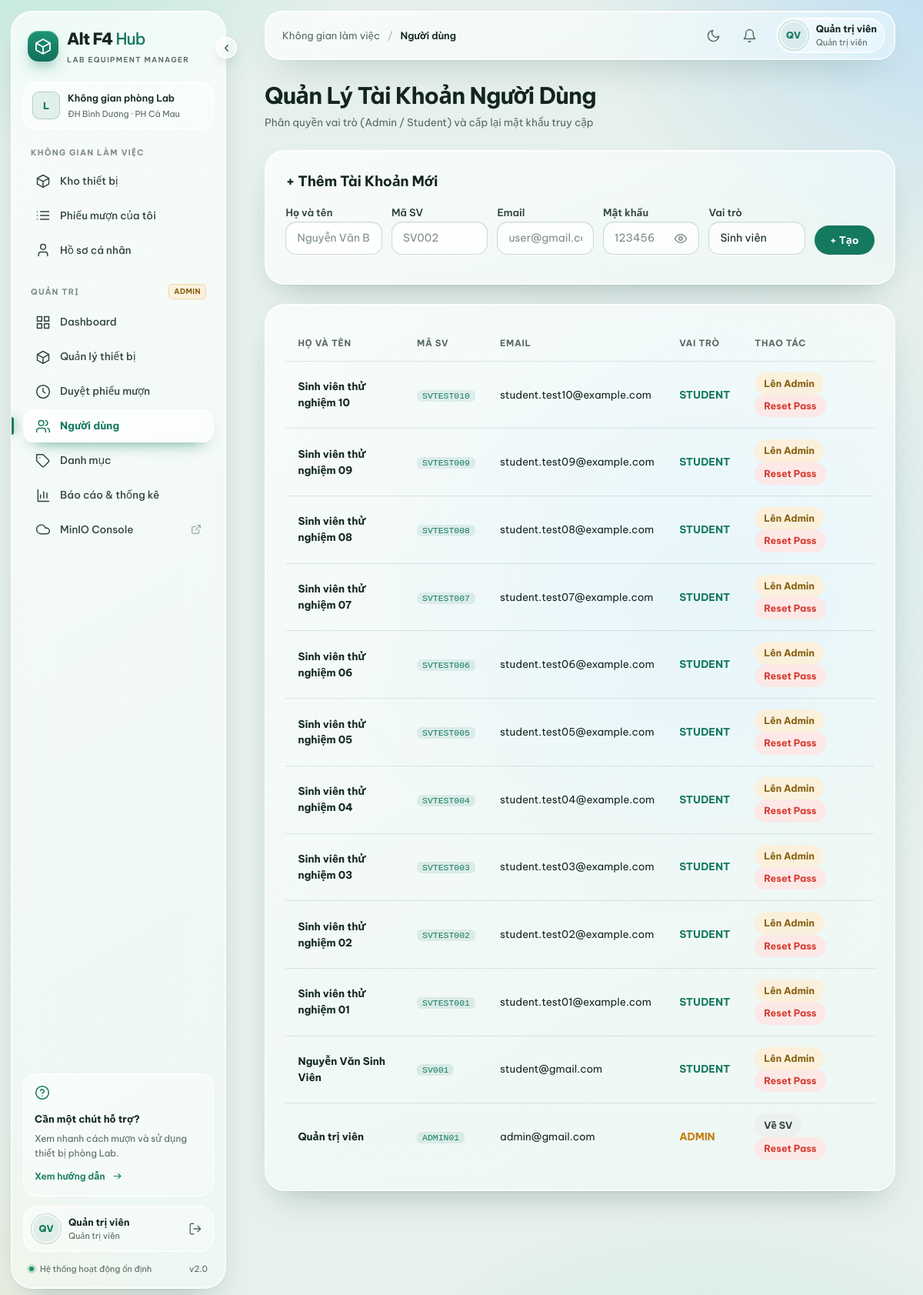
The page /admin/users.php (signed in) on the database its author committed.
### tables this page shows
CREATE TABLE IF NOT EXISTS users (
    id INT AUTO_INCREMENT PRIMARY KEY,
    fullname VARCHAR(100) NOT NULL,
    student_code VARCHAR(20) UNIQUE,
    email VARCHAR(100) UNIQUE NOT NULL,
    password VARCHAR(255) NOT NULL,
    role ENUM('admin', 'student') DEFAULT 'student',
    created_at TIMESTAMP DEFAULT CURRENT_TIMESTAMP
);

### src/admin/users.php (the view, shortened to what this page needs)
<?php
require_once '../config.php';
$users = $pdo->query("SELECT * FROM users ORDER BY id DESC")->fetchAll();
?>
<!DOCTYPE html>
<html lang="vi">
<head>
    <?php include __DIR__ . '/../head.php'; ?>
</head>
<body>
<?php include __DIR__ . '/../navbar.php'; ?>
<main class="container">
    <div style="margin-bottom: 25px;">
        <h1 style="font-size: 2rem; font-weight: 800; margin: 0;">Quản Lý Tài Khoản Người Dùng</h1>
        <p style="color: #64748B; margin: 6px 0 0;">Phân quyền vai trò (Admin / Student) và cấp lại mật khẩu truy cập</p>
    </div>
    <div class="glass-box">
        <h3 style="margin-top: 0; font-size: 1.15rem; font-weight: 700; margin-bottom: 15px;">+ Thêm Tài Khoản Mới</h3>
        <form method="POST" style="display: grid; grid-template-columns: repeat(4, 1fr) 1fr auto; gap: 12px; align-items: end;">
            <div>
                <label style="font-size: 0.82rem; font-weight: 600;">Họ và tên</label>
                <input type="text" name="fullname" class="form-control" placeholder="Nguyễn Văn B" required>
            </div>
            <div>
                <label style="font-size: 0.82rem; font-weight: 600;">Mã SV</label>
                <input type="text" name="student_code" class="form-control" placeholder="SV002">
            </div>
            <div>
                <label style="font-size: 0.82rem; font-weight: 600;">Email</label>
                <input type="email" name="email" class="form-control" placeholder="user@gmail.com" required>
            </div>
            <div>
                <label style="font-size: 0.82rem; font-weight: 600;">Mật khẩu</label>
                <input type="password" name="password" class="form-control" placeholder="123456" required>
            </div>
            <div>
                <label style="font-size: 0.82rem; font-weight: 600;">Vai trò</label>
                <select name="role" class="form-control">
                    <option value="student">Sinh viên</option>
                </select>
            </div>
            <div>
                <button type="submit" style="background: #0F182F; color: #fff; padding: 10px 20px; border-radius: 999px; border: none; font-weight: 700; cursor: pointer; margin-bottom: 12px;">+ Tạo</button>
            </div>
        </form>
    </div>
    <div class="glass-box">
        <table>
            <thead>
                <tr>
                    <th>Họ và Tên</th>
                    <th>Mã SV</th>
                    <th>Email</th>
                    <th>Vai Trò</th>
                    <th>Thao Tác</th>
                </tr>
            </thead>
            <tbody>
                <?php foreach ($users as $u): ?>
                    <tr>
                        <td><strong><?= htmlspecialchars($u['fullname']) ?></strong></td>
                        <td><code><?= htmlspecialchars($u['student_code'] ?? '—') ?></code></td>
                        <td><?= htmlspecialchars($u['email']) ?></td>
                        <td>
                            <strong style="color: <?= $u['role'] === 'admin' ? '#D97706' : '#2563EB' ?>;">
                                <?= strtoupper($u['role']) ?>
                            </strong>
                        </td>
                        <td>
                            <?php if ($u['role'] === 'student'): ?>
                                <a href="?make_admin=<?= $u['id'] ?>" class="btn-sm" style="background: #FEF3C7; color: #92400E;" onclick="return confirm('Nâng cấp tài khoản này lên Quản trị viên?')">Lên Admin</a>
                            <?php else: ?>
                                <a href="?make_student=<?= $u['id'] ?>" class="btn-sm" style="background: #E2E8F0; color: #334155;" onclick="return confirm('Chuyển tài khoản về quyền Sinh viên?')">Về SV</a>
                            <?php endif; ?>
                            <a href="?reset_pass=<?= $u['id'] ?>" class="btn-sm" style="background: #FEE2E2; color: #DC2626;" onclick="return confirm('Đặt lại mật khẩu về 123456?')">Reset Pass</a>
                        </td>
                    </tr>
                <?php endforeach; ?>
            </tbody>
        </table>
    </div>
</main>
</body>
</html>

### src/head.php (shortened to what this page needs)
<link rel="stylesheet" href="https://cdn.jsdelivr.net/npm/bootstrap-icons@1.11.3/font/bootstrap-icons.min.css">
<link rel="stylesheet" href="/assets/theme.css?v=<?= @filemtime(__DIR__ . '/assets/theme.css') ?>">

### src/navbar.php (shortened to what this page needs)
<?php
require_once __DIR__ . '/ui.php';
$current_page    = basename($_SERVER['PHP_SELF']);
$is_admin_folder = strpos($_SERVER['PHP_SELF'], '/admin/') !== false;
$user            = $_SESSION['user'] ?? null;
$navIsAdmin = ($user && $user['role'] === 'admin');
$navKey     = ($is_admin_folder ? 'admin/' : '') . $current_page;
$navTitles = [
    'index.php'              => 'Kho thiết bị',
    'device_detail.php'      => 'Chi tiết thiết bị',
    'borrow.php'             => 'Đăng ký mượn',
    'my_borrows.php'         => 'Phiếu mượn của tôi',
    'request_detail.php'     => 'Chi tiết phiếu mượn',
    'profile.php'            => 'Hồ sơ cá nhân',
    'admin/index.php'        => 'Dashboard',
    'admin/devices.php'      => 'Quản lý thiết bị',
    'admin/device_edit.php'  => 'Chỉnh sửa thiết bị',
    'admin/categories.php'   => 'Danh mục',
    'admin/requests.php'     => 'Duyệt phiếu mượn',
    'admin/users.php'        => 'Người dùng',
    'admin/reports.php'      => 'Báo cáo & thống kê',
];
$navTitle = $navTitles[$navKey] ?? 'Alt F4 Hub';
$navOn = [
    'kho'   => in_array($navKey, ['index.php', 'device_detail.php', 'borrow.php']),
    'mine'  => ($navKey === 'my_borrows.php') || ($navKey === 'request_detail.php' && !$navIsAdmin),
    'prof'  => ($navKey === 'profile.php'),
    'dash'  => ($navKey === 'admin/index.php'),
    'dev'   => in_array($navKey, ['admin/devices.php', 'admin/device_edit.php']),
    'req'   => ($navKey === 'admin/requests.php') || ($navKey === 'request_detail.php' && $navIsAdmin),
    'users' => ($navKey === 'admin/users.php'),
    'cat'   => ($navKey === 'admin/categories.php'),
    'rep'   => ($navKey === 'admin/reports.php'),
];
$navCls = [];
$navCur = [];
foreach ($navOn as $k => $on) {
    $navCls[$k] = $on ? 'is-active' : '';
    $navCur[$k] = $on ? 'aria-current="page"' : '';
}
$navAlert   = 0;
if ($user && isset($pdo)) {
    try {
        if ($navIsAdmin) {
            $navPending = (int)$pdo->query("SELECT COUNT(*) FROM borrow_requests WHERE status = 'pending'")->fetchColumn();
            $navAlert   = $navPending;
        } else {
            $navSt = $pdo->prepare("SELECT COUNT(*) FROM borrow_requests WHERE user_id = ? AND status = 'approved' AND DATEDIFF(expected_return_date, CURDATE()) <= 2");
            $navSt->execute([$user['id']]);
            $navAlert = (int)$navSt->fetchColumn();
        }
    } catch (Throwable $e) {
    }
}
$navAlertHref  = $navIsAdmin ? '/admin/requests.php?status=pending' : '/my_borrows.php?status=approved';
$navAlertLabel = $navIsAdmin ? 'phiếu mượn đang chờ duyệt' : 'thiết bị sắp hoặc đã quá hạn trả';
$navInit = '';
if ($user) {
    $navParts = preg_split('/\s+/u', trim($user['fullname']));
    $navInit  = mb_substr($navParts[0], 0, 1, 'UTF-8');
    if (count($navParts) > 1) {
        $navInit .= mb_substr($navParts[count($navParts) - 1], 0, 1, 'UTF-8');
    }
    $navInit = mb_strtoupper($navInit, 'UTF-8');
}
$navRole = ($user && $user['role'] === 'admin') ? 'Quản trị viên' : (($user && !empty($user['student_code'])) ? $user['student_code'] : 'Sinh viên');
?>
<div class="t-dock" id="tDock">
<aside class="t-side" id="tSide" aria-label="Điều hướng chính">
    <a class="t-brand" href="/index.php" title="Alt F4 Hub">
        <span class="t-brand-icon"><?= ic('box', 24) ?></span>
        <span class="t-brand-text">Alt F4<span class="t-brand-hub"> Hub</span><small>Lab equipment manager</small></span>
    </a>
    <div class="t-workspace">
        <span class="t-workspace-icon">L</span>
        <div>Không gian phòng Lab<small>ĐH Bình Dương · PH Cà Mau</small></div>
    </div>
    <p class="t-label"><b>Không gian làm việc</b></p>
    <nav class="t-navlist">
        <a class="t-nav <?= $navCls['kho'] ?>" href="/index.php" title="Kho thiết bị" <?= $navCur['kho'] ?>><?= ic('box') ?><span>Kho thiết bị</span></a>
        <a class="t-nav <?= $navCls['mine'] ?>" href="/my_borrows.php" title="Phiếu mượn của tôi" <?= $navCur['mine'] ?>><?= ic('list') ?><span>Phiếu mượn của tôi</span></a>
        <a class="t-nav <?= $navCls['prof'] ?>" href="/profile.php" title="Hồ sơ cá nhân" <?= $navCur['prof'] ?>><?= ic('user') ?><span>Hồ sơ cá nhân</span></a>
    </nav>
    <?php if ($navIsAdmin): ?>
    <p class="t-label t-label-admin"><b>Quản trị</b> <span>Admin</span></p>
    <nav class="t-navlist">
        <a class="t-nav <?= $navCls['dash'] ?>" href="/admin/index.php" title="Dashboard" <?= $navCur['dash'] ?>><?= ic('grid') ?><span>Dashboard</span></a>
        <a class="t-nav <?= $navCls['dev'] ?>" href="/admin/devices.php" title="Quản lý thiết bị" <?= $navCur['dev'] ?>><?= ic('box') ?><span>Quản lý thiết bị</span></a>
        <a class="t-nav <?= $navCls['req'] ?>" href="/admin/requests.php" title="Duyệt phiếu mượn" <?= $navCur['req'] ?>><?= ic('clock') ?><span>Duyệt phiếu mượn</span></a>
        <a class="t-nav <?= $navCls['users'] ?>" href="/admin/users.php" title="Người dùng" <?= $navCur['users'] ?>><?= ic('users') ?><span>Người dùng</span></a>
        <a class="t-nav <?= $navCls['cat'] ?>" href="/admin/categories.php" title="Danh mục" <?= $navCur['cat'] ?>><?= ic('tag') ?><span>Danh mục</span></a>
        <a class="t-nav <?= $navCls['rep'] ?>" href="/admin/reports.php" title="Báo cáo &amp; thống kê" <?= $navCur['rep'] ?>><?= ic('chart') ?><span>Báo cáo &amp; thống kê</span></a>
        <a class="t-nav" href="http://localhost:9001" target="_blank" rel="noopener" title="Mở MinIO S3 Console"><?= ic('cloud') ?><span>MinIO Console</span><?= ic('external', 14) ?></a>
    </nav>
    <?php endif; ?>
    <div class="t-side-bottom">
        <div class="t-help">
            <span class="t-help-icon"><?= ic('help') ?></span>
            <b>Cần một chút hỗ trợ?</b>
            <p>Xem nhanh cách mượn và sử dụng thiết bị phòng Lab.</p>
            <button type="button" data-toast="Chọn thiết bị → Đăng ký mượn → Chờ quản trị viên duyệt → Nhận thiết bị và trả đúng hạn.">Xem hướng dẫn <?= ic('arrow', 15) ?></button>
        </div>
        <?php if ($user): ?>
        <div class="t-me">
            <a class="t-me-link" href="/profile.php" title="Xem hồ sơ &amp; đổi mật khẩu">
                <span class="t-avatar"><?= t_esc($navInit) ?></span>
                <span class="t-me-text"><b><?= t_esc($user['fullname']) ?></b><small><?= t_esc($navRole) ?></small></span>
            </a>
            <a class="t-me-out" href="/logout.php" title="Đăng xuất" aria-label="Đăng xuất"><?= ic('logout', 18) ?></a>
        </div>
        <?php endif; ?>
        <div class="t-side-foot"><span class="t-dot"></span><span class="t-side-foot-text">Hệ thống hoạt động ổn định</span><span class="t-side-foot-ver">v2.0</span></div>
    </div>
</aside>
<button type="button" class="t-dock-toggle" data-side-toggle aria-controls="tSide" aria-expanded="true" aria-label="Thu gọn thanh bên" title="Thu gọn / mở rộng thanh bên"><?= ic('chevron', 15) ?></button>
</div>
<header class="t-top">
    <div class="t-crumb"><span class="t-crumb-root">Không gian làm việc</span><span class="t-crumb-sep">/</span><b><?= t_esc($navTitle) ?></b></div>
    <div class="t-top-right">
        <button type="button" class="t-icon-btn t-theme-btn" data-theme-toggle aria-label="Đổi giao diện sáng / tối" title="Đổi giao diện sáng / tối"><?= ic('sun', 19) ?><?= ic('moon', 19) ?></button>
        <a class="t-icon-btn t-bell" href="<?= $navAlertHref ?>" aria-label="Thông báo: <?= $navAlert ?> <?= $navAlertLabel ?>" title="<?= $navAlert ?> <?= $navAlertLabel ?>"><?= ic('bell', 19) ?><?php if ($navAlert > 0): ?><i class="t-bell-dot"></i><?php endif; ?></a>
        <?php if ($user): ?>
        <a class="t-user" href="/profile.php" title="Hồ sơ cá nhân">
            <span class="t-avatar"><?= t_esc($navInit) ?></span>
            <span class="t-user-text"><b><?= t_esc($user['fullname']) ?></b><small><?= t_esc($navRole) ?></small></span>
        </a>
        <?php endif; ?>
    </div>
</header>

### src/ui.php (shortened to what this page needs)
<?php
function ic(string $name, int $size = 20): string {
    static $paths = [
        'grid'     => 'M3 3h7v7H3z M14 3h7v7h-7z M3 14h7v7H3z M14 14h7v7h-7z',
        'box'      => 'm12 3 9 5-9 5-9-5 9-5z M3 8v9l9 5 9-5V8 M12 13v9',
        'list'     => 'M8 6h13 M8 12h13 M8 18h13 M3 6h.01 M3 12h.01 M3 18h.01',
        'users'    => 'M16 21v-2a4 4 0 0 0-4-4H6a4 4 0 0 0-4 4v2 M9 11a4 4 0 1 0 0-8 4 4 0 0 0 0 8z M22 21v-2a4 4 0 0 0-3-3.87 M16 3.13a4 4 0 0 1 0 7.75',
        'chart'    => 'M4 3v18h17 M8 16v-5 M13 16V6 M18 16v-8',
        'search'   => 'm21 21-4.3-4.3 M11 19a8 8 0 1 0 0-16 8 8 0 0 0 0 16z',
        'arrow'    => 'M5 12h14 m-5-5 5 5-5 5',
        'clock'    => 'M12 7v5l3 2 M12 22a10 10 0 1 0 0-20 10 10 0 0 0 0 20z',
        'check'    => 'm5 12 4 4L19 6',
        'bell'     => 'M18 8a6 6 0 0 0-12 0c0 7-3 9-3 9h18s-3-2-3-9 M10.3 21a1.9 1.9 0 0 0 3.4 0',
        'sun'      => 'M12 16a4 4 0 1 0 0-8 4 4 0 0 0 0 8z M12 2v2 M12 20v2 M4.9 4.9l1.4 1.4 M17.7 17.7l1.4 1.4 M2 12h2 M20 12h2 M4.9 19.1l1.4-1.4 M17.7 6.3l1.4-1.4',
        'moon'     => 'M21 12.8A9 9 0 1 1 11.2 3a7 7 0 0 0 9.8 9.8z',
        'help'     => 'M12 22a10 10 0 1 0 0-20 10 10 0 0 0 0 20z M9.1 9a3 3 0 0 1 5.8 1c0 2-3 3-3 3 M12 17h.01',
        'chevron'  => 'm9 6 6 6-6 6',
        'plus'     => 'M12 5v14 M5 12h14',
        'download' => 'M12 3v12 m-5-5 5 5 5-5 M4 17v4h16v-4',
        'settings' => 'M4 21v-7 M4 10V3 M12 21v-9 M12 8V3 M20 21v-5 M20 12V3 M1 14h6 M9 8h6 M17 16h6',
        'logout'   => 'M9 21H5a2 2 0 0 1-2-2V5a2 2 0 0 1 2-2h4 M16 17l5-5-5-5 M21 12H9',
        'menu'     => 'M4 6h16 M4 12h16 M4 18h16',
        'user'     => 'M19 21v-2a4 4 0 0 0-4-4H9a4 4 0 0 0-4 4v2 M12 11a4 4 0 1 0 0-8 4 4 0 0 0 0 8z',
        'shield'   => 'M12 22s8-4 8-10V5l-8-3-8 3v7c0 6 8 10 8 10z m-3-10 2 2 4-4',
        'cloud'    => 'M17.5 19H9a7 7 0 1 1 6.71-9h1.79a4.5 4.5 0 1 1 0 9z',
        'tag'      => 'M20.6 13.4 13.4 20.6a2 2 0 0 1-2.8 0L2 12V2h10l8.6 8.6a2 2 0 0 1 0 2.8z M7 7h.01',
        'external' => 'M15 3h6v6 M10 14 21 3 M18 13v6a2 2 0 0 1-2 2H5a2 2 0 0 1-2-2V8a2 2 0 0 1 2-2h6',
        'x'        => 'M18 6 6 18 M6 6l12 12',
        'alert'    => 'M10.3 3.9 1.8 18a2 2 0 0 0 1.7 3h17a2 2 0 0 0 1.7-3L13.7 3.9a2 2 0 0 0-3.4 0z M12 9v4 M12 17h.01',
        'check-circle' => 'M22 11.1V12a10 10 0 1 1-5.9-9.1 M22 4 12 14l-3-3',
    ];
    $d = $paths[$name] ?? $paths['box'];
    return '<svg class="ic" width="' . $size . '" height="' . $size . '" viewBox="0 0 24 24" fill="none" stroke="currentColor" stroke-width="1.8" stroke-linecap="round" stroke-linejoin="round" aria-hidden="true"><path d="' . $d . '"/></svg>';
}
function t_esc($value): string {
    return htmlspecialchars((string)$value, ENT_QUOTES, 'UTF-8');
}

### src/admin/users.php (style rules this page uses)
body { background-color: #E6EDF6; font-family: 'Plus Jakarta Sans', sans-serif; color: #020C21; margin: 0; padding-bottom: 60px; }
.container { max-width: 1100px; margin: 0 auto; padding: 0 16px; }
.glass-box { background: rgba(255, 255, 255, 0.78); border: 1px solid rgba(255, 255, 255, 0.9); border-radius: 28px; padding: 30px; backdrop-filter: blur(40px); box-shadow: 0 16px 40px rgba(15, 24, 47, 0.05); margin-bottom: 25px; }
.form-control { width: 100%; padding: 10px 14px; border-radius: 12px; border: 1px solid #CBD5E1; background: rgba(255, 255, 255, 0.9); box-sizing: border-box; font-family: inherit; font-size: 0.9rem; margin-bottom: 12px; outline: none; }
table { width: 100%; border-collapse: collapse; }
th, td { padding: 14px 16px; text-align: left; border-bottom: 1px solid rgba(206, 213, 224, 0.6); }
th { font-size: 0.8rem; text-transform: uppercase; color: #64748B; font-weight: 700; }
.btn-sm { padding: 5px 12px; border-radius: 999px; text-decoration: none; font-size: 0.78rem; font-weight: 700; display: inline-block; margin-right: 4px; }

### rows shown on the page
users: fullname "QV", fullname "Quản trị viên", role "Quản trị viên", student_code "ADMIN01", email "admin@gmail.com", role "ADMIN"
users: fullname "Sinh viên thử nghiệm 10", student_code "SVTEST010", email "student.test10@example.com", role "STUDENT"
users: fullname "Sinh viên thử nghiệm 09", student_code "SVTEST009", email "student.test09@example.com", role "STUDENT"
users: fullname "Sinh viên thử nghiệm 08", student_code "SVTEST008", email "student.test08@example.com", role "STUDENT"
users: fullname "Sinh viên thử nghiệm 07", student_code "SVTEST007", email "student.test07@example.com", role "STUDENT"
users: fullname "Sinh viên thử nghiệm 06", student_code "SVTEST006", email "student.test06@example.com", role "STUDENT"
users: fullname "Sinh viên thử nghiệm 05", student_code "SVTEST005", email "student.test05@example.com", role "STUDENT"
users: fullname "Sinh viên thử nghiệm 04", student_code "SVTEST004", email "student.test04@example.com", role "STUDENT"
users: fullname "Sinh viên thử nghiệm 03", student_code "SVTEST003", email "student.test03@example.com", role "STUDENT"
users: fullname "Sinh viên thử nghiệm 02", student_code "SVTEST002", email "student.test02@example.com", role "STUDENT"
users: fullname "Sinh viên thử nghiệm 01", student_code "SVTEST001", email "student.test01@example.com", role "STUDENT"
users: fullname "Nguyễn Văn Sinh Viên", student_code "SV001", email "student@gmail.com", role "STUDENT"

### other values the page prints
t_esc($navTitle) "Người dùng"
